Frame 1 (no input): blank canvas, image omitted
Frame 60 (the mouse pressed at the canvas centre just before this capture): blank canvas, image omitted
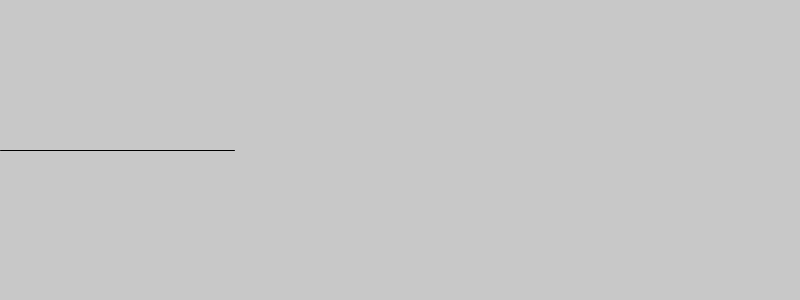
Frame 120 (the mouse held since frame 60 and released just before this capture)

The Processing sketch whose frames 1 and 60 were blank and that drew this single picture after the mouse press (run headless with seeded random() and noise(); from frame 60 on, the mouse is pressed at the canvas centre):

// Processing sketch: processing_93015
// ── processing_93015.pde

//declare a variable to contain whole numbers, 자주쓰는 숫자 정해놓기
//wormsize라는 단어를 변수로 지정하기
int wormsize = 10;
//wormgrowthrate라는 말을 변수로 지정하기
int wormgrowthrate = 1;
void setup(){
  size(800  ,300);
  
}
void draw(){
  background(200);  
//width 와 height 사이즈가 바뀌어도 사이즈에 맞게 변형된다는 특징  
  line(0, height/2, wormsize, height /2);
//wormsize를 wormgrowthrate씩 자라게 하기    
    //wormsize = wormsize + wormgrowthrate;    
//줄어들고 늘어나는 변수를 랜덤으로(!부터4까지)
wormsize = wormsize + int(random(1,4));
//if와 else: if가 뭐라면 뭐를 해라 그렇지않으면(else) 이걸해라
//else if : 이게되면 이걸해라
//양쪽 끝에 닿으면 방향 바꾸기
 if(wormsize>=width){
  wormgrowthrate = -1;
} else if (wormsize<=0){
  wormgrowthrate = 1;
}

}
//마우스를 클릭 했을대 웜사이즈를 다시 10으로 만들기
void mouseClicked(){
  wormsize = 10;
}
